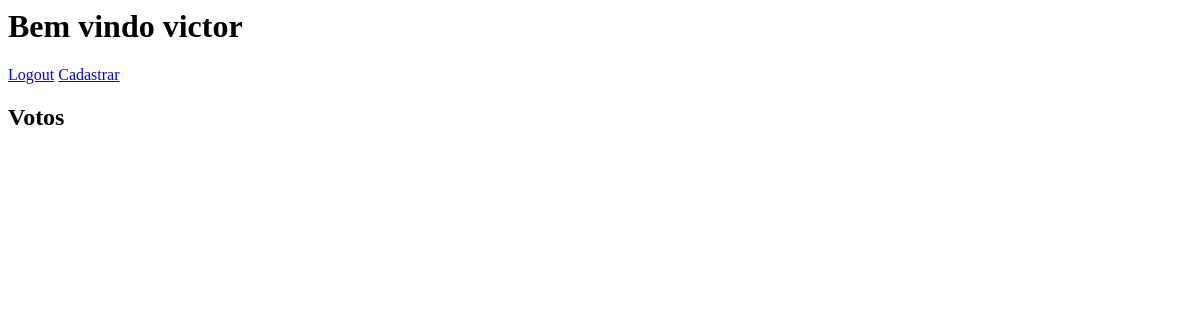
/index (signed in), run on an earlier commit of the app's database.
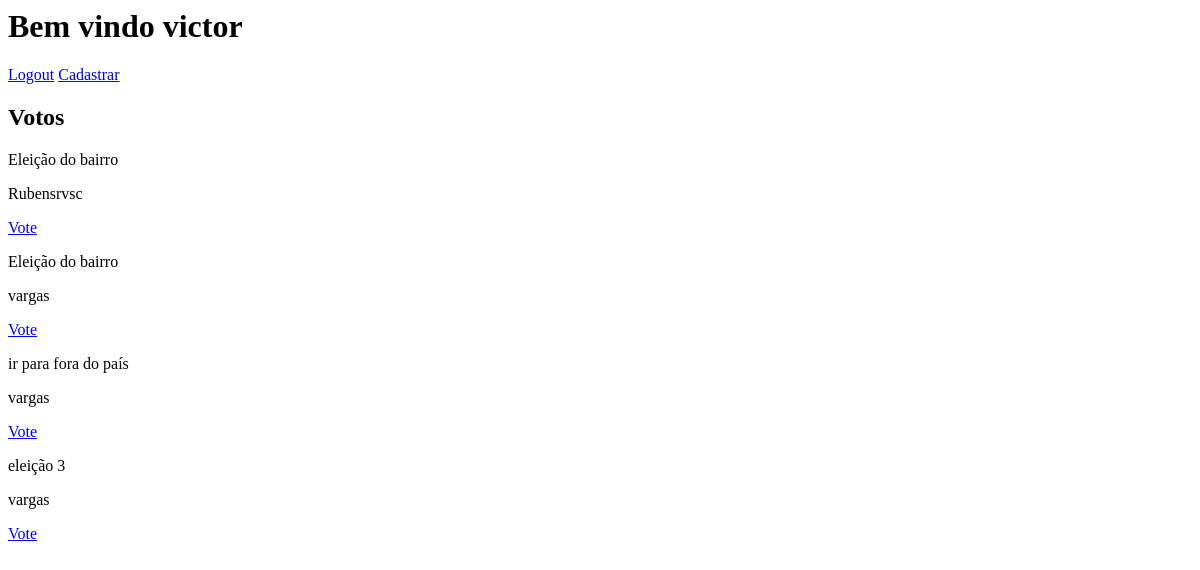
And on a later commit of the database.
### voting/models.py (models this page shows, shortened)
class Item(models.Model):
    nome = models.CharField(max_length=100)
    descricao = models.CharField(max_length=300)
    itens = models.ForeignKey(Eleitor,related_name="eleitor_item",on_delete=models.CASCADE,null=True)

class Eleitor(models.Model):
    user = models.OneToOneField(User,related_name="eleitor",on_delete=models.CASCADE)

### voting/views.py (the view)
# urls.py: path('index',IndexView.as_view(),name="index"),
class IndexView(LoginRequiredMixin,generic.View):
    template_name = "index.html"
    @method_decorator(login_required)
    def get(self,request):
        data = {"user": request.user,
        "itens": Item.objects.filter(~Q(itens__user__username=request.user.username) & ~Q(item_vote__eleitor_vote__user__username=request.user.username))}
        return render(request,self.template_name,data)

### voting/templates/index.html
<h1>Bem vindo  {{request.user.username}}</h1>
<a href="{% url 'logout' %}">Logout</a>
<a href="{% url 'cadastrar_item' %}">Cadastrar</a>
<h2>Votos</h2>
<div>
    {% for i in itens%}
        <p>{{i.nome}}</p>
        <p>{{i.itens.user.username}}</p>
        <a href="{% url 'voto' i.id user.username %}">Vote</a>
    {% endfor %}
</div>

What changed in the data, as far as the page shows it:
added Item: nome "Eleição do bairro", itens.user.username "Rubensrvsc"
added Item: nome "Eleição do bairro", itens.user.username "vargas"
added Item: nome "ir para fora do país", itens.user.username "vargas"
added Item: nome "eleição 3", itens.user.username "vargas"
